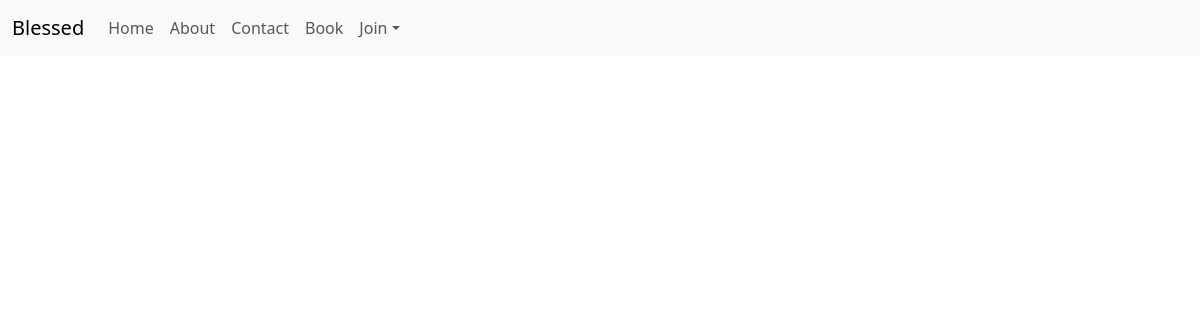
The app's page /, older data.
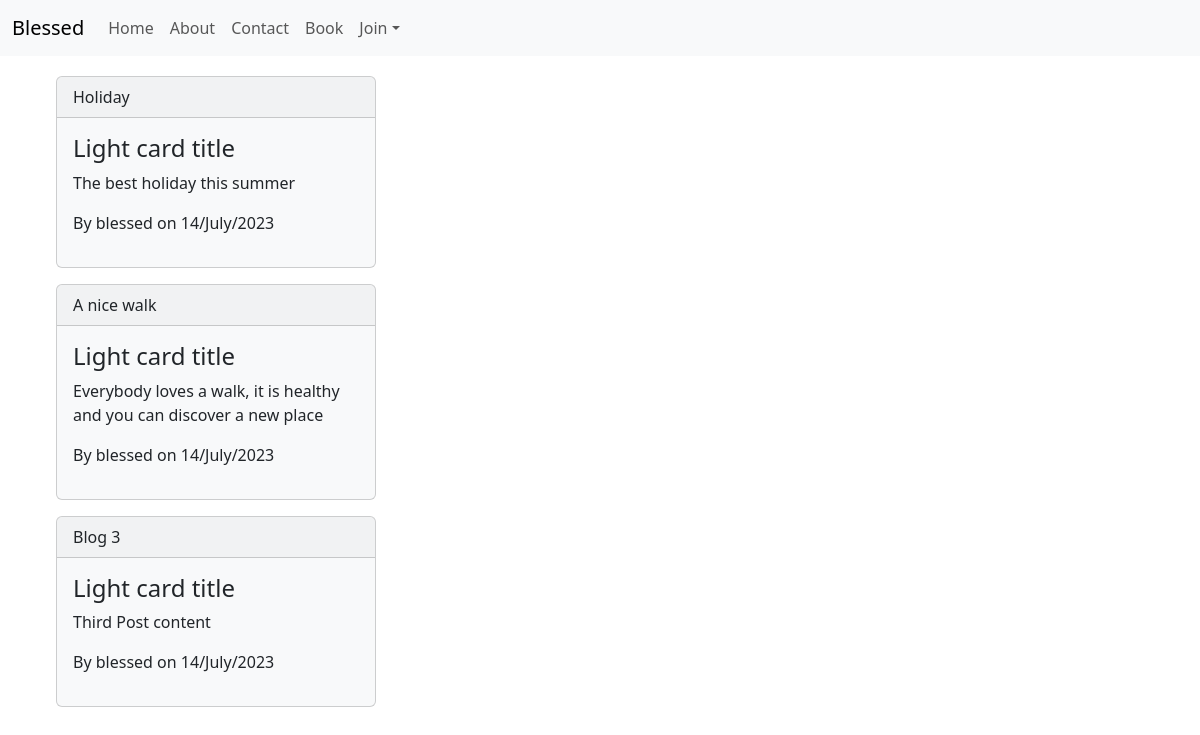
The same page, newer data.
### website/models.py (models this page shows, shortened)
class New(models.Model):
    title = models.CharField(max_length=40)
    content = models.TextField()
    date_created = models.DateTimeField(default=timezone.now)
    author = models.ForeignKey(User, on_delete=models.CASCADE)

### website/views.py (the view)
# urls.py: path('', views.index, name='website-index'),
def index(request):
    context = {
        'news': New.objects.all()
    }
    return render(request, 'website/index.html', context)

### website/templates/website/index.html
{% extends "website/base.html" %}
{% block content %}
{% for news in news %}
<div class="container">
<div class="card bg-light mb-3" style="max-width: 20rem;">
    <div class="card-header">{{ news.title }}</div>
    <div class="card-body">
      <h4 class="card-title">Light card title</h4>
      <p class="card-text">{{ news.content }}</p>
      <p>By {{ news.author }} on {{ news.date_created|date:"d/N/Y" }}</p>
    </div>
  </div>
</div>
    {% endfor %}
{% endblock content%}

### website/templates/website/base.html (shortened to what this page needs)
{% load static %}
<!DOCTYPE html>
<html lang="en">
  <head>
    <link href="https://cdn.jsdelivr.net/npm/bootstrap@5.3.0/dist/css/bootstrap.min.css" rel="stylesheet">
    <link rel="stylesheet" type="text/css" href="{% static 'website/css/styles.css' %}">
  </head>
  <body>
    <nav class="navbar navbar-expand-md bg-light" data-bs-theme="light">
        <div class="container-fluid">
          <a class="navbar-brand" href="{% url 'website-index' %}">Blessed</a>
          <div class="collapse navbar-collapse" id="navbarColor03">
            <ul class="navbar-nav me-auto">
              <li class="nav-item">
                <a class="nav-link" href="{% url 'website-index' %}">Home</a>
              </li>
              <li class="nav-item">
                <a class="nav-link" href="#">About</a>
              </li>
              <li class="nav-item">
                <a class="nav-link" href="{% url 'website-contact' %}">Contact</a>
              </li>
              <li class="nav-item">
                <a class="nav-link" href="#">Book</a>
              </li>
              <li class="nav-item dropdown">
                <a class="nav-link dropdown-toggle" data-bs-toggle="dropdown" href="#" role="button" aria-haspopup="true" aria-expanded="false">Join</a>
              </li>
            </ul>
          </div>
        </div>
      </nav>
    <div class="container">
        <div class="row justify-content-center my-3">
   <div class="row">
            <div  class="col-sm-12 g-1">
                    {% block content %}
                    {% endblock %}
            </div>
         </div>
        </div>
    </div>

Row changes from the older to the newer data that the page shows:
added New: title "Holiday", content "The best holiday this summer", author "blessed", date_created "14/July/2023"
added New: title "A nice walk", content "Everybody loves a walk, it is healthy and you can discover a new place", author "blessed", date_created "14/July/2023"
added New: title "Blog 3", content "Third Post content", author "blessed", date_created "14/July/2023"
